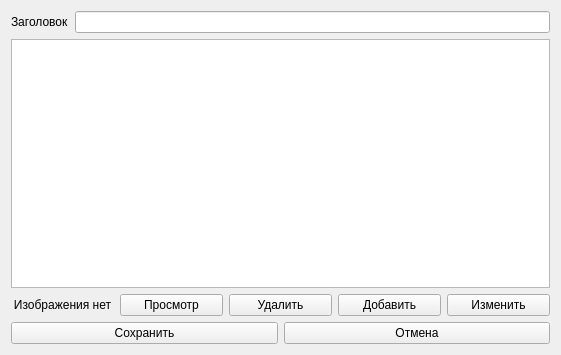
<?xml version="1.0" encoding="UTF-8"?>
<ui version="4.0">
 <class>Form</class>
 <widget class="QWidget" name="Form">
  <property name="geometry">
   <rect>
    <x>0</x>
    <y>0</y>
    <width>561</width>
    <height>355</height>
   </rect>
  </property>
  <property name="windowTitle">
   <string>Новая заметка</string>
  </property>
  <layout class="QVBoxLayout" name="verticalLayout_2">
   <item>
    <layout class="QHBoxLayout" name="horizontalLayout">
     <item>
      <widget class="QLabel" name="title_message">
       <property name="text">
        <string>Заголовок</string>
       </property>
      </widget>
     </item>
     <item>
      <widget class="QLineEdit" name="title_line"/>
     </item>
    </layout>
   </item>
   <item>
    <widget class="QTextEdit" name="note_textedit"/>
   </item>
   <item>
    <layout class="QHBoxLayout" name="horizontalLayout_3">
     <item>
      <widget class="QLabel" name="image_status">
       <property name="text">
        <string>Изображения нет</string>
       </property>
       <property name="alignment">
        <set>Qt::AlignCenter</set>
       </property>
      </widget>
     </item>
     <item>
      <widget class="QPushButton" name="show_img_button">
       <property name="text">
        <string>Просмотр</string>
       </property>
      </widget>
     </item>
     <item>
      <widget class="QPushButton" name="del_img_button">
       <property name="text">
        <string>Удалить</string>
       </property>
      </widget>
     </item>
     <item>
      <widget class="QPushButton" name="add_img_button">
       <property name="text">
        <string>Добавить</string>
       </property>
      </widget>
     </item>
     <item>
      <widget class="QPushButton" name="change_img_button">
       <property name="text">
        <string>Изменить</string>
       </property>
      </widget>
     </item>
    </layout>
   </item>
   <item>
    <layout class="QHBoxLayout" name="horizontalLayout_2">
     <item>
      <widget class="QPushButton" name="save_button">
       <property name="text">
        <string>Сохранить</string>
       </property>
      </widget>
     </item>
     <item>
      <widget class="QPushButton" name="cancel_button">
       <property name="text">
        <string>Отмена</string>
       </property>
      </widget>
     </item>
    </layout>
   </item>
  </layout>
 </widget>
 <resources/>
 <connections/>
</ui>
